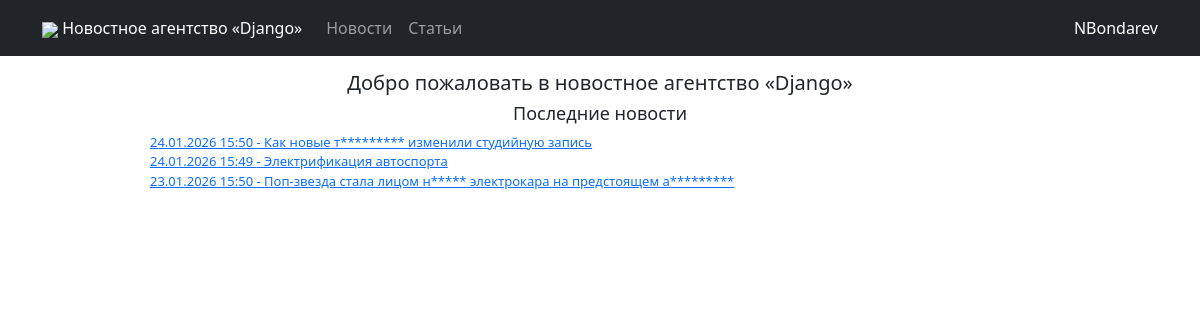
Screenshot of / (signed in) with the database file from the repository.
### news/models.py (models this page shows, shortened)
class Post(models.Model):
    news = 'NE'
    article = 'AR'
    POST_TYPES = [
        (news, 'Новость'),
        (article, 'Статья'),
    ]
    author = models.ForeignKey(Author, on_delete=models.CASCADE)
    post_type = models.CharField(max_length=2, choices=POST_TYPES)
    created_at = models.DateTimeField(auto_now_add=True)
    title = models.CharField(max_length=255)
    text = models.TextField()
    rating = models.IntegerField(default=0)
    categories = models.ManyToManyField(Category, through="PostCategory")

### main_app/views.py (the view)
# urls.py: path('', index_view)
def index_view(request: HttpRequest):
    return render(request, 'main_templates/index.html', {
        "posts": Post.objects.order_by("-created_at")[:10]
    })

### main_app/templatetags/custom_filters.py (called while the page is built)
@register.filter
def censor(value):
    value_split = value.split()
    for index, value_str in enumerate(value_split):
        if value_str.lower() in forbidden_words:
            value_split[index] = value_str[0] + "*" * (len(value_str) - 1)
    return " ".join(value_split)

@register.filter
def format_date(datetime_str, format_str="%d.%m.%Y %H:%M:%S"):
    return datetime.datetime.strftime(datetime_str, format_str)

### templates/main_templates/index.html (shortened to what this page needs)
{% extends 'flatpages/default.html' %}
{% load tz %}
{% load static %}
{% load custom_filters %}
{% block custom_links %}
<link rel="stylesheet" href="{% static 'css/index.css' %}">
{% endblock custom_links %}
{% block content %}
<div class="main-block">
    <h1 class="main-block-title">Добро пожаловать в новостное агентство «Django»</h1>
    <div class="main-block-last-news">
        <h2 class="main-block-last-news-title">Последние новости</h2>
        <div class="main-block-last-news-items">
            {% for post in posts %}
                {% if post.post_type == "NE" %}
                    <a href="/news/{{ post.id }}" class="profile-content-posts-item">{{ post.created_at|localtime|format_date:"%d.%m.%Y %H:%M" }} - {{ post.title|censor|truncatechars:72 }}</a><br>
                {% else %}
                    <a href="/articles/{{ post.id }}" class="profile-content-posts-item">{{ post.created_at|localtime|format_date:"%d.%m.%Y %H:%M" }} - {{ post.title|censor|truncatechars:72 }}</a><br>
                {% endif %}
            {% endfor %}
        </div>
    </div>
</div>
{% endblock content %}

### templates/flatpages/default.html (shortened to what this page needs)
<!DOCTYPE html>
<html lang="en">
    <head>
        {% load static %}
        <link href="{% static 'css/styles.css' %}" rel="stylesheet" />
        {% block custom_links %}{% endblock custom_links %}
    </head>
    <body>
        <nav class="navbar navbar-expand-lg navbar-dark bg-dark static-top">
           <div class="container">
               <a class="navbar-brand" href="/"><img src="{% static 'img/django_icon.png' %}" style="width: 30px"> Новостное агентство «Django»</a>
               <div class="collapse navbar-collapse" id="navbarResponsive">
                   <ul class="navbar-nav ml-auto">
                       <li class="nav-item active" style="display: flex;">
                           <a class="nav-link" href="/news">Новости</a>
                           <a class="nav-link" href="/articles">Статьи</a>
                       </li>
                   </ul>
               </div>
               {% if user.is_authenticated %}
                    <a href="/accounts/profile" class="profile-button">{{ user.username }}</a>
               {% else %}
                    <a href="/accounts/login" class="profile-button">Войти</a>
               {% endif %}
           </div>
</nav>
        <div class="container">
           <div class="row">
               <div class="col-lg-12 text-center">
                   {% block content %}{% endblock content %}
               </div>
           </div>
        </div>
    </body>
</html>

### static/css/index.css (style rules this page uses)
.main-block { width: 900px; margin: auto; padding: 15px 0; }
.main-block-title { text-align: center; font-size: 20px; }
.main-block-last-news-title { text-align: center; font-size: 18px; }
.main-block-last-news-items { text-align: left; font-size: 13px; }

### rows the page displays
Post: created_at "24.01.2026 15:50", title|censor "Как новые т********* изменили студийную запись"
Post: created_at "24.01.2026 15:49", title|censor "Электрификация автоспорта"
Post: created_at "23.01.2026 15:50", title|censor "Поп-звезда стала лицом н***** электрокара на предстоящем а*********"

### other values shown
{{ user.username }} "NBondarev"
